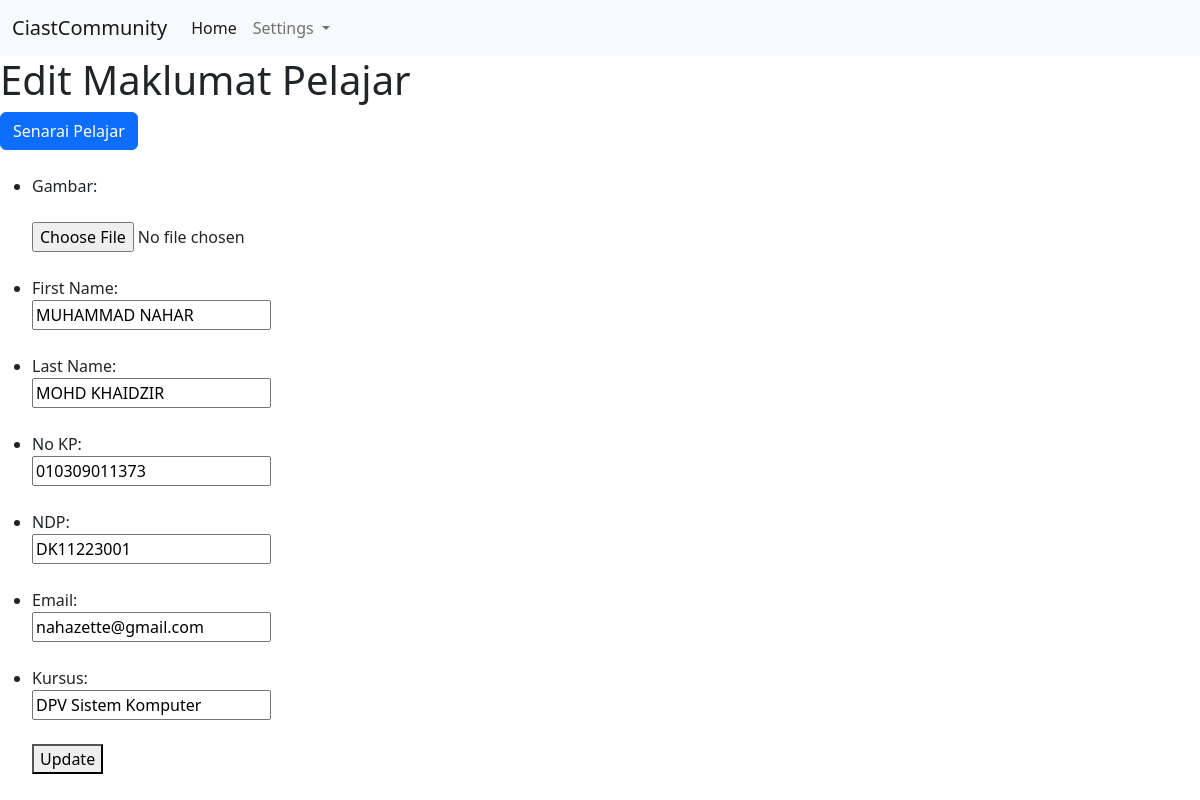
Page /Admin/5-edit.php?id=16 (signed in) on the committed database.
### tables this page shows
CREATE TABLE `pelajar` (
  `id` int(11) NOT NULL,
  `fname` char(100) NOT NULL,
  `lname` char(100) NOT NULL,
  `ndp` char(255) NOT NULL,
  `nokp` char(12) NOT NULL,
  `email` char(50) NOT NULL,
  `kursus` char(50) NOT NULL,
  `gambar` char(255) NOT NULL
);

### Admin/functions.php (called while the page is built, shortened)
<?php
function ambildata($condb, $query)
{
    $result = mysqli_query($condb, $query);
    $rows = [];
    while ($row = mysqli_fetch_assoc($result)) {
        $rows[] = $row;
    }
    return $rows;
}

### Admin/5-edit.php (the view, shortened to what this page needs)
<?php
require_once 'functions.php';
$id = $_GET['id'];
$pelajar = ambildata($condb, "SELECT * FROM pelajar WHERE id = $id")[0];
$fname = $pelajar['fname'];
$lname = $pelajar['lname'];
$nokp = $pelajar['nokp'];
$ndp = $pelajar['ndp'];
$email = $pelajar['email'];
$kursus = $pelajar['kursus'];
$gambar = $pelajar['gambar'];
?>
<!DOCTYPE html>
<html lang="en">
<head>
</head>
<body>
<?php require_once 'header.php';?>
    <h1>Edit Maklumat Pelajar</h1>
    <button class="btn btn-primary"><a href="4-list.php" style="text-decoration: none; color:white">Senarai Pelajar</a></button>
<br><br>
    <form action="" method="POST" enctype="multipart/form-data">
        <ul>
            <li>
                <label for="gambar">Gambar:</label><br>
                <img src="../img/<?= $gambar ?>" width="75px" alt=""><br>
                <input type="file" name="gambar" id="gambar">
            </li>
            <br>
            <li>
                <label for="fname">First Name:</label><br>
                <input type="text" name="fname" id="fname" required value="<?=
                                                                            $fname ?>">
            </li>
            <br>
            <li>
                <label for="lname">Last Name:</label><br>
                <input type="text" name="lname" id="lname" required value="<?= $lname ?>">
            </li>
            <br>
            <li>
                <label for="nokp">No KP:</label><br>
                <input type="text" name="nokp" id="nokp" required value="<?= $nokp ?>">
            </li>
            <br>
            <li>
                <label for="ndp">NDP:</label><br>
                <input type="text" name="ndp" id="ndp" required value="<?= $ndp ?>">
            </li>
            <br>
            <li>
                <label for="email">Email:</label><br>
                <input type="text" name="email" id="email" required value="<?= $email ?>">
            </li>
            <br>
            <li>
                <label for="kursus">Kursus:</label><br>
                <input type="text" name="kursus" id="kursus" required value="<?= $kursus ?>">
            </li>
            <br>
            <button type="submit" name="submit">Update</button>
        </ul>
    </form>
</body>
</html>

### rows in the picture
pelajar: fname "MUHAMMAD NAHAR", lname "MOHD KHAIDZIR", nokp "010309011373", ndp "DK11223001", email "nahazette@gmail.com", kursus "DPV Sistem Komputer"
